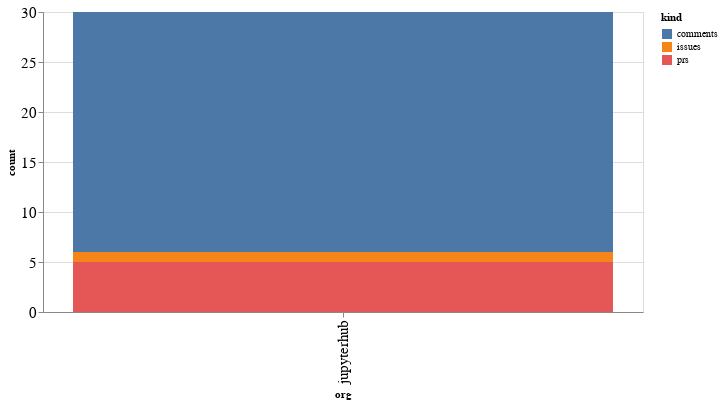

Write notebook code for a chart like this one.
### Code cell
alt.Chart(org_summaries, width=600).mark_bar().encode(
    x='org',
    y='count',
    color='kind',
    tooltip="org"
)

### Figure 1 — Vega-Lite specification as saved in the notebook (floating-point values rounded to 4 significant figures)
{"config": {"axisLeft": {"labelFontSize": 15}, "axisBottom": {"labelFontSize": 15}}, "data": {"name": "data-a30ee67d158e2d4b05d5b055c907b715"}, "mark": "bar", "encoding": {"color": {"type": "nominal", "field": "kind"}, "tooltip": {"type": "nominal", "field": "org"}, "x": {"type": "nominal", "field": "org"}, "y": {"type": "quantitative", "field": "count"}}, "width": 600, "$schema": "https://vega.github.io/schema/vega-lite/v4.8.1.json", "datasets": {"data-a30ee67d158e2d4b05d5b055c907b715": [{"org": "jupyterhub", "kind": "comments", "count": 24}, {"org": "jupyterhub", "kind": "issues", "count": 1}, {"org": "jupyterhub", "kind": "prs", "count": 5}]}}
